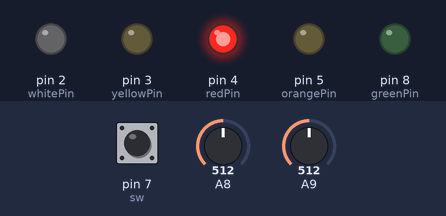
A sketch run on a simulated Arduino Mega 2560, built with avr-gcc and run on an emulated ATmega2560. Parts: output pins drawn as LEDs (lit = HIGH). Inputs (shaded band) come from the test bench; at power-on: A9 = 512, pin 7 (sw) HIGH, A8 = 512. What the sketch prints to the serial monitor is not drawn.

Above: at 1.2 s.
1.3 s: A9 set to 525
At 2.5 s:
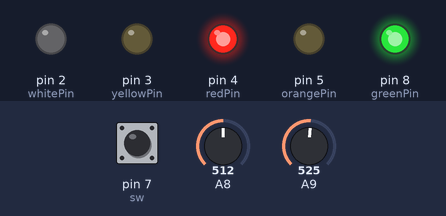
2.8 s: pin 7 (sw) pulled LOW for 0.15 s
At 2.85 s:
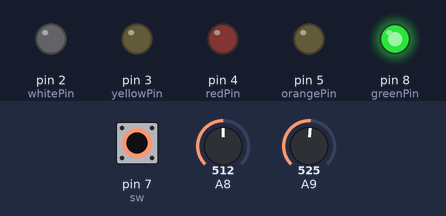
5.8 s: A9 set to 306
At 6.5 s:
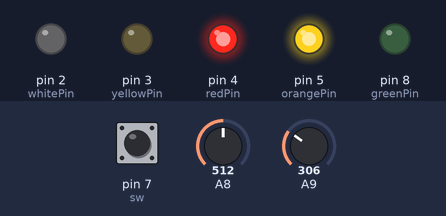
7.3 s: pin 7 (sw) pulled LOW for 1 s
At 8.1 s:
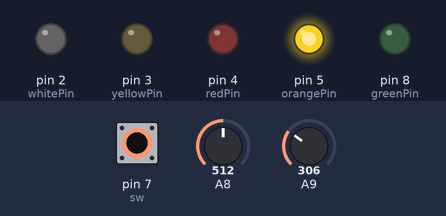
9.8 s: A9 set to 511
At 10.8 s:
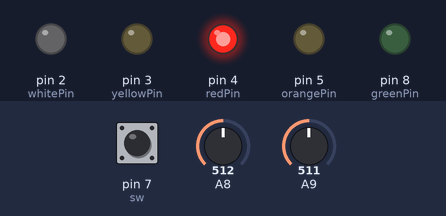
11.3 s: pin 7 (sw) pulled LOW for 0.15 s
At 11.49 s:
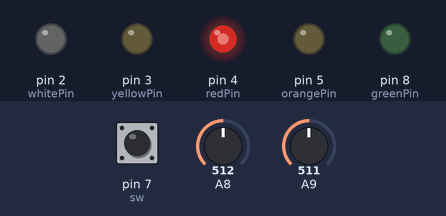
Timing chart, 0 to 14.0 s (numbered marks = the images above; inputs shaded):
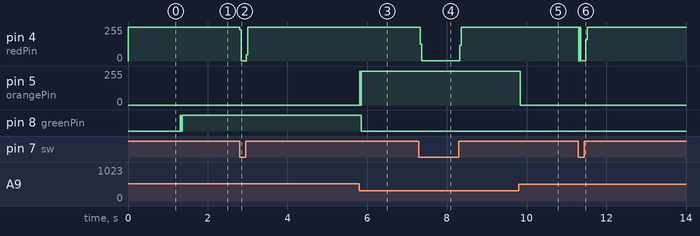

Measured:
- the behaviour switches between 513 and 514 on A9 (found by bisection; images 0 and 1)
- after the input at 1.3 s, pin 8 (greenPin): LOW → HIGH at once, → LOW 0.02 s later, → HIGH 0.04 s later
- after the input at 2.8 s, pin 4 (redPin): 255/255 → 1/255 at once, → 254/255 0.12 s later, → 255/255 0.24 s later
- after the input at 5.8 s, pin 5 (orangePin): 0/255 → 254/255 at once; pin 8 (greenPin): HIGH → LOW after 0.05 s
- after the input at 7.3 s, pin 4 (redPin): 255/255 → 1/255 at once, → 254/255 1.0 s later
- after the input at 9.8 s, pin 4 (redPin): 254/255 → 255/255 after 0.05 s; pin 5 (orangePin): 254/255 → 0/255 after 0.05 s
- after the input at 11.3 s, pin 4 (redPin): 255/255 → 1/255 at once, → 255/255 0.18 s later

The sketch:

joystickled.ino
```cpp
const int whitePin=2;
const int yellowPin=3;
const int redPin=4;
const int orangePin=5;
const int greenPin=8;
const int sw=7;
int swValue;
int xValue;
int yValue;


void setup() {
  // put your setup code here, to run once:
  pinMode(whitePin,OUTPUT);
  pinMode(yellowPin,OUTPUT);
  pinMode(redPin,OUTPUT);
  pinMode(orangePin,OUTPUT);
  pinMode(greenPin,OUTPUT);
  pinMode(sw,INPUT_PULLUP);
  Serial.begin(9600);

}

void loop() {
  // put your main code here, to run repeatedly:
 xValue=analogRead(A8);
 yValue=analogRead(A9);
 swValue=digitalRead(sw);
 xValue=map(xValue,0,1023,0,255);
 yValue=map(yValue,0,1023,0,255);
 if(xValue==127){
  digitalWrite(redPin,HIGH);
  digitalWrite(whitePin,LOW);
  digitalWrite(yellowPin,LOW);
  digitalWrite(orangePin,LOW);
  digitalWrite(greenPin,LOW);
  }
  else if(xValue<127){
 digitalWrite(redPin,LOW);
  digitalWrite(whitePin,HIGH);
  digitalWrite(yellowPin,LOW);
  digitalWrite(orangePin,LOW);
  digitalWrite(greenPin,LOW);
  }
  else if(xValue>127){
    digitalWrite(redPin,LOW);
  digitalWrite(whitePin,LOW);
  digitalWrite(yellowPin,HIGH);
  digitalWrite(orangePin,LOW);
  digitalWrite(greenPin,LOW);
    }
    if(yValue==127){
  digitalWrite(redPin,HIGH);
  digitalWrite(whitePin,LOW);
  digitalWrite(yellowPin,LOW);
  digitalWrite(orangePin,LOW);
  digitalWrite(greenPin,LOW);
  }
  else if(yValue<127){
 digitalWrite(redPin,LOW);
  digitalWrite(whitePin,LOW);
  digitalWrite(yellowPin,LOW);
  digitalWrite(orangePin,HIGH);
  digitalWrite(greenPin,LOW);
  }
  else if(yValue>127){
    digitalWrite(redPin,LOW);
  digitalWrite(whitePin,LOW);
  digitalWrite(yellowPin,LOW);
  digitalWrite(orangePin,LOW);
  digitalWrite(greenPin,HIGH);
    }

if (swValue == HIGH) {
    digitalWrite(redPin, HIGH);
  } else {
    digitalWrite(redPin,LOW);
  }

Serial.println(xValue);

Serial.println(yValue);

}
```
